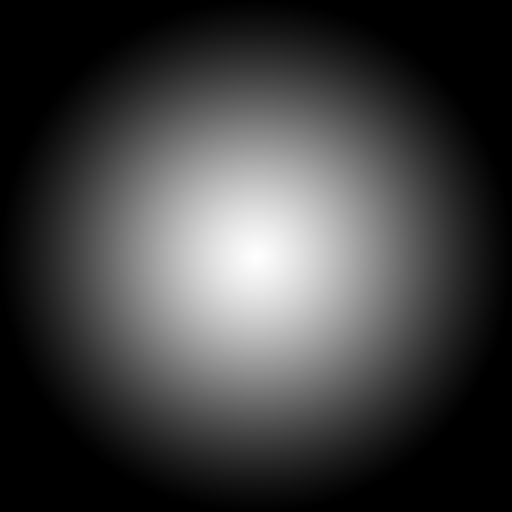
#> input picture src/gauss512.tif, 512 x 512 px
$ python FFTKernelResTest.py
#> lines starting #> are read from the running program, lines starting #| are printed output that depends on the picture; after the words box and inside, x2 and y2 are one past the last pixel; in counts of white or black regions, pixels touching at a corner belong together
### src/FFTkernel.py
"""
(c) felixschaller.com 2023 this kernel is intended to do Fast Fourier Transform Convolution on Image Maps
currently just supports single channel
"""

from scipy import datasets
import numpy as np
from scipy import signal

class FFTkernel2D:

    input = None
    kernel = None

    def __init__(self, input, kernel):
        self.input = input
        self.kernel = kernel
        self.kx, self.ky = kernel.shape[:2]
        self.w, self.h = input.shape[:2]


    def convolute(self):
        # half kernel size
        hkx = self.kx // 2
        hky = self.ky // 2
        mask = np.pad(np.ones((self.w,self.h)).astype(np.float32), [(hkx, hky), (hkx, hky)])

        # convolute input and mask
        fftc = signal.fftconvolve(self.input, self.kernel)
        fftm = signal.fftconvolve(mask, self.kernel)
        fftm_shape = fftm.shape[:2]
        normalized = fftc / fftm[hkx:(fftm_shape[0]-hkx), hky:(fftm_shape[1]-hky)]
        return normalized[hkx:(self.w+hkx), hky:(self.h+hky)]

### src/FFTKernelResTest.py
"""
Tests the Kernels with samples and plots it
"""

import matplotlib.pyplot as plt
import numpy as np
from PIL import Image
from scipy import datasets
from FFTkernel import FFTkernel2D

if __name__ == '__main__':
    kImage = Image.open("gauss512.tif")
#> kImage is the input picture: PIL image 512x512 L; min 0, max 255, mean 64.1
    kernels = {
        '512': np.asarray(kImage),
        '256': np.asarray(kImage.resize((256,256))),
        '128': np.asarray(kImage.resize((128,128))),
        '64': np.asarray(kImage.resize((64,64))),
        '32': np.asarray(kImage.resize((32,32))),
        '16': np.asarray(kImage.resize((16,16))),
        '8': np.asarray(kImage.resize((8,8))),
        '4': np.asarray(kImage.resize((4,4))),
        '2': np.asarray(kImage.resize((2,2))),
    }


    # a = datasets.ascent()
    a = np.asarray(Image.open("testIm3_A.png").convert('L'))
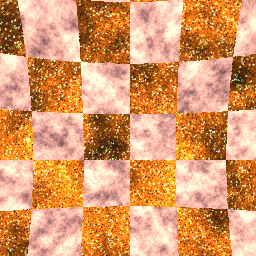
#> input picture src/testIm3_A.png, 256 x 256 px
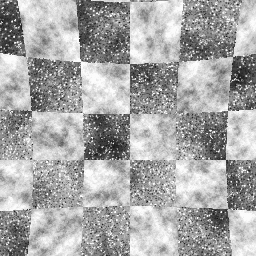
#> a: shape (256, 256); min 16, max 255, mean 167.7

    fftc512 = FFTkernel2D(a, kernels['512'])
    fftc256 = FFTkernel2D(a, kernels['256'])
    fftc128 = FFTkernel2D(a, kernels['128'])
    fftc64 = FFTkernel2D(a, kernels['64'])
    fftc32 = FFTkernel2D(a, kernels['32'])
    fftc16 = FFTkernel2D(a, kernels['16'])
    fftc8 = FFTkernel2D(a, kernels['8'])
    fftc4 = FFTkernel2D(a, kernels['4'])
    fftc2 = FFTkernel2D(a, kernels['2'])

    fig, ((ax_1, ax_2, ax_4, ax_8, ax_16), (ax_32, ax_64, ax_128, ax_256, ax_512)) = plt.subplots(2, 5, figsize=(15, 6))

    ax_1.imshow(a, cmap='gray', vmin=0, vmax=255)
    ax_1.set_title('Original')

    #b512 = fftc.convolute()
    ax_512.imshow(fftc512.convolute(), cmap='gray', vmin=0, vmax=255)
#> in convolute, `fftm = signal.fftconvolve(mask, self.kernel)`:
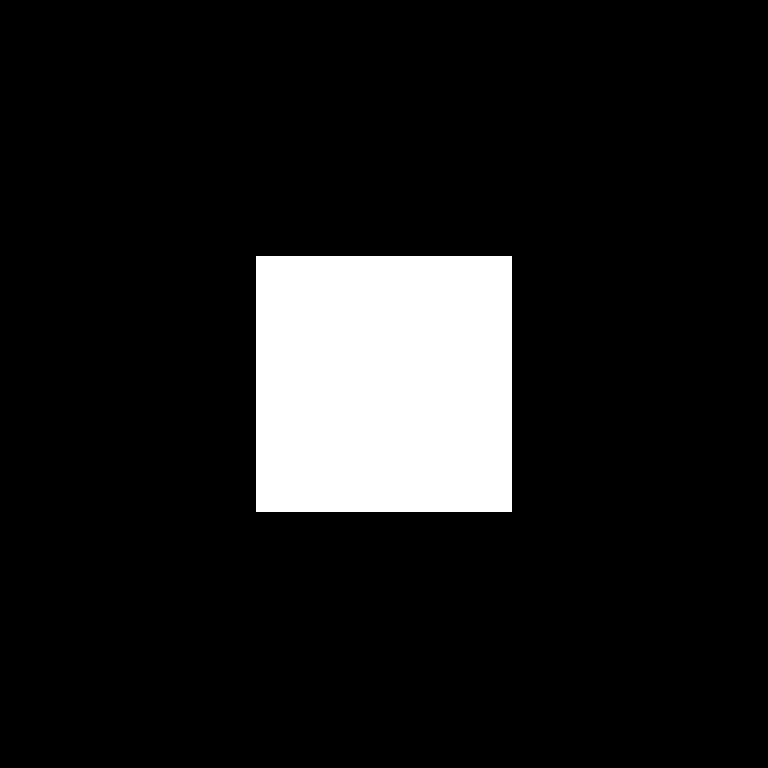
#> mask: shape (768, 768) float32; values 0 (black) and 1 (white), 11.1% white; 1 white region, box (x1, y1, x2, y2) and area: (256, 256, 512, 512) 65536
    ax_512.set_title('Convoluted 512x512')

    ax_256.imshow(fftc256.convolute(), cmap='gray', vmin=0, vmax=255)
#> in convolute (call 2), `fftm = signal.fftconvolve(mask, self.kernel)`: mask: shape (512, 512) float32; values 0 (black) and 1 (white), 25% white; 1 white region, box (x1, y1, x2, y2) and area: (128, 128, 384, 384) 65536
    ax_256.set_title('Convoluted 256x256')

    ax_128.imshow(fftc128.convolute(), cmap='gray', vmin=0, vmax=255)
#> in convolute (call 3), `fftm = signal.fftconvolve(mask, self.kernel)`: mask: shape (384, 384) float32; values 0 (black) and 1 (white), 44.4% white; 1 white region, box (x1, y1, x2, y2) and area: (64, 64, 320, 320) 65536
    ax_128.set_title('Convoluted 128x128')

    ax_64.imshow(fftc64.convolute(), cmap='gray', vmin=0, vmax=255)
#> in convolute (call 4), `fftc = signal.fftconvolve(self.input, self.kernel)`:
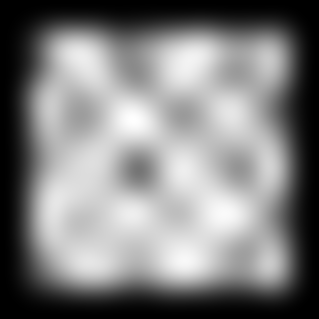
#> fftc: shape (319, 319) float64; min -1.19e-08, max 56323364, mean 28359015.7; drawn with min black and max white
#> in convolute (call 4), `fftm = signal.fftconvolve(mask, self.kernel)`: mask: shape (320, 320) float32; values 0 (black) and 1 (white), 64% white; 1 black region, box (x1, y1, x2, y2) and area: (0, 0, 320, 320) 36864
    ax_64.set_title('Convoluted 64x64')

    ax_32.imshow(fftc32.convolute(), cmap='gray', vmin=0, vmax=255)
#> in convolute (call 5), `fftm = signal.fftconvolve(mask, self.kernel)`: mask: shape (288, 288) float32; values 0 (black) and 1 (white), 79% white; 1 black region, box (x1, y1, x2, y2) and area: (0, 0, 288, 288) 17408
    ax_32.set_title('Convoluted 32x32')

    ax_16.imshow(fftc16.convolute(), cmap='gray', vmin=0, vmax=255)
#> in convolute (call 6), `fftm = signal.fftconvolve(mask, self.kernel)`: mask: shape (272, 272) float32; values 0 (black) and 1 (white), 88.6% white; 1 black region, box (x1, y1, x2, y2) and area: (0, 0, 272, 272) 8448
    ax_16.set_title('Convoluted 16x16')

    ax_8.imshow(fftc8.convolute(), cmap='gray', vmin=0, vmax=255)
#> in convolute (call 7), `fftm = signal.fftconvolve(mask, self.kernel)`: mask: shape (264, 264) float32; values 0 (black) and 1 (white), 94% white; 1 black region, box (x1, y1, x2, y2) and area: (0, 0, 264, 264) 4160
    ax_8.set_title('Convoluted 8x8')

    ax_4.imshow(fftc4.convolute(), cmap='gray', vmin=0, vmax=255)
#> in convolute (call 8), `fftm = signal.fftconvolve(mask, self.kernel)`:
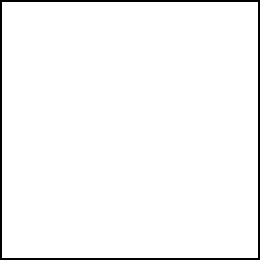
#> mask: shape (260, 260) float32; values 0 (black) and 1 (white), 96.9% white; 1 black region, box (x1, y1, x2, y2) and area: (0, 0, 260, 260) 2064
#> in convolute (call 8), `return normalized[hkx:(self.w+hkx), hky:(self.h+hky)]`:
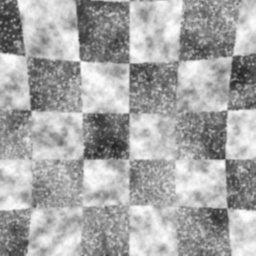
#> returned value: shape (256, 256) float64; min 31.48, max 251.9, mean 167.8
    ax_4.set_title('Convoluted 4x4')

    ax_2.imshow(fftc2.convolute(), cmap='gray', vmin=0, vmax=255)
#> in convolute (call 9), `fftc = signal.fftconvolve(self.input, self.kernel)`:
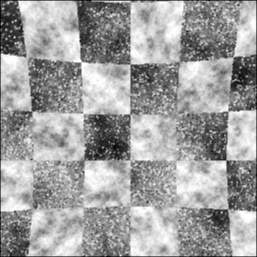
#> fftc: shape (257, 257) float64; min 6888, max 82404, mean 54425; drawn with min black and max white
    ax_2.set_title('Convoluted 2x2')

    fig.show()
    plt.waitforbuttonpress()
